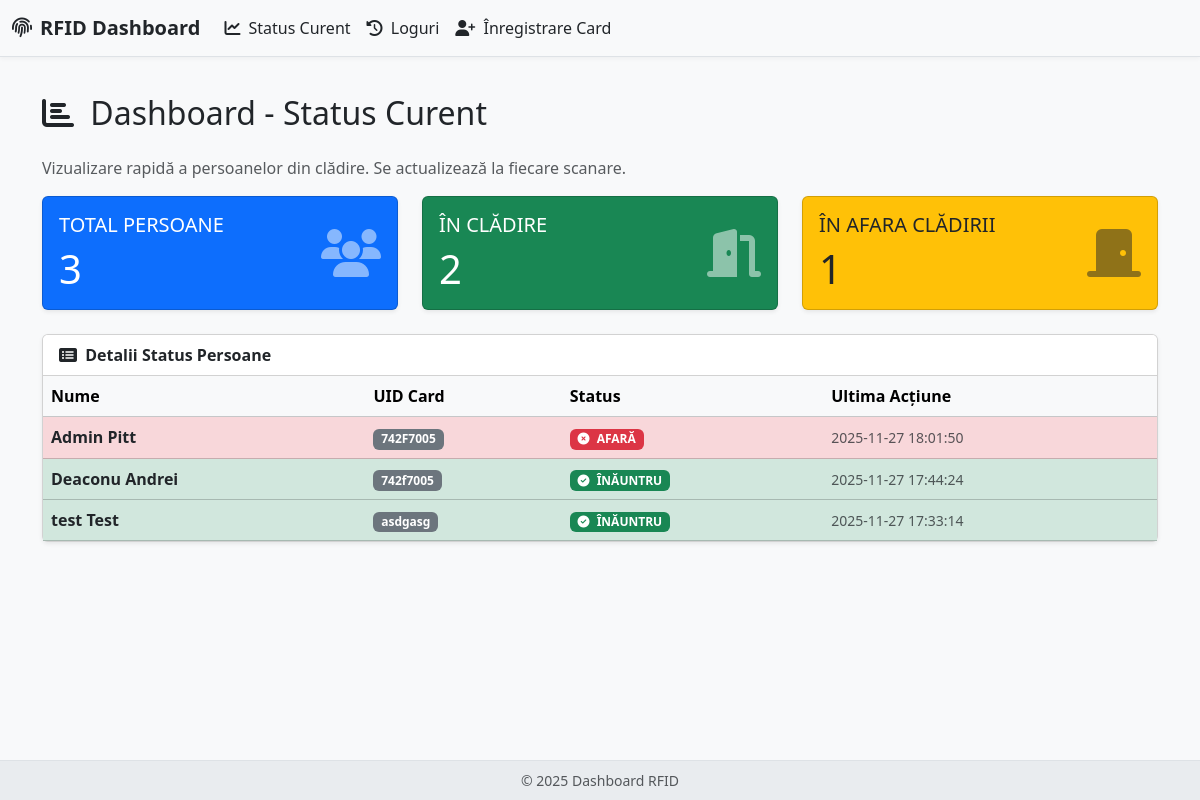
Before: / with the older database file.
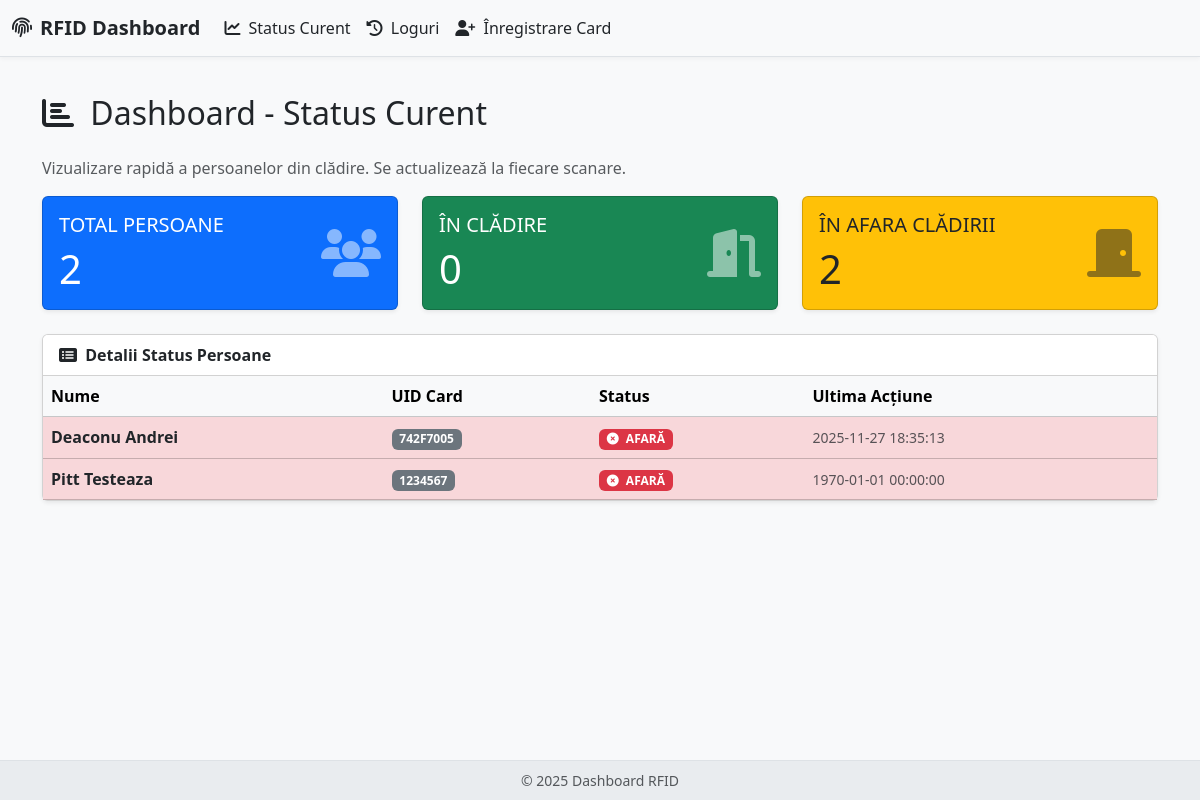
After: the same page with the newer database file.
### app.py (models this page shows, shortened)
class Person(db.Model):
    __tablename__ = 'person'
    id = db.Column(db.Integer, primary_key=True)
    uid_card = db.Column(db.String(50), unique=True, nullable=False)
    first_name = db.Column(db.String(100), nullable=False)
    last_name = db.Column(db.String(100), nullable=False)
    is_inside = db.Column(db.Boolean, default=False)
    last_action_time = db.Column(db.DateTime, default=lambda: datetime(1970, 1, 1, tzinfo=timezone.utc))
    logs = db.relationship('Log', backref='person', lazy=True)

### app.py (the view)
@app.route('/')
def home():
    people = Person.query.order_by(Person.last_name).all()
    message_success = request.args.get('message_success')
    total_people = len(people)
    people_inside = sum(1 for p in people if p.is_inside)
    return render_template('status.html',
                           people=people,
                           total_people=total_people,
                           people_inside=people_inside,
                           message_success=message_success)

### templates/status.html (shortened to what the changed rows need)
{% extends "base.html" %}
{% block content %}
    <h2 class="mb-4"><i class="fas fa-chart-bar me-2"></i> Dashboard - Status Curent</h2>
    <div class="row mb-4">
        {% set total_people = people|length %}
        {% set people_inside = people | selectattr('is_inside', 'equalto', True) | list | length %}
        {% set people_outside = total_people - people_inside %}
        <div class="col-md-4">
            <div class="card text-white bg-primary shadow-sm h-100">
                <div class="card-body">
                    <div class="d-flex justify-content-between align-items-center">
                        <div>
                            <h5 class="card-title text-uppercase fw-light">Total Persoane</h5>
                            <p class="h1 mb-0">{{ total_people }}</p>
                        </div>
                    </div>
                </div>
            </div>
        </div>
        <div class="col-md-4">
            <div class="card text-white bg-success shadow-sm h-100">
                <div class="card-body">
                    <div class="d-flex justify-content-between align-items-center">
                        <div>
                            <h5 class="card-title text-uppercase fw-light">În Clădire</h5>
                            <p class="h1 mb-0">{{ people_inside }}</p>
                        </div>
                    </div>
                </div>
            </div>
        </div>
        <div class="col-md-4">
            <div class="card text-dark bg-warning shadow-sm h-100">
                <div class="card-body">
                    <div class="d-flex justify-content-between align-items-center">
                        <div>
                            <h5 class="card-title text-uppercase fw-light">În Afara Clădirii</h5>
                            <p class="h1 mb-0">{{ people_outside }}</p>
                        </div>
                    </div>
                </div>
            </div>
        </div>
    </div>
    <div class="card shadow-sm">
        <div class="card-body p-0">
            <div class="table-responsive">
                <table class="table table-hover mb-0">
                    <thead class="table-light">
                        <tr>
                            <th>Nume</th> <th>UID Card</th>
                            <th>Status</th>
                            <th>Ultima Acțiune</th>
                        </tr>
                    </thead>
                    <tbody>
                        {% for person in people %}
                        <tr class="{% if person.is_inside %}table-success{% else %}table-danger{% endif %} bg-opacity-10">
                            <td class="fw-bold">
                                <a href="{{ url_for('view_person_profile', person_id=person.id) }}" class="text-decoration-none text-dark">
                                    {{ person.last_name }} {{ person.first_name }}
                                </a>
                            </td>
                            <td><span class="badge bg-secondary">{{ person.uid_card }}</span></td>
                            <td>
                                {% if person.is_inside %}
                                    <span class="badge bg-success"><i class="fas fa-check-circle me-1"></i> ÎNĂUNTRU</span>
                                {% else %}
                                    <span class="badge bg-danger"><i class="fas fa-times-circle me-1"></i> AFARĂ</span>
                                {% endif %}
                            </td>
                            <td>
                                <small class="text-muted">{{ person.last_action_time.strftime('%Y-%m-%d %H:%M:%S') }}</small>
                            </td>
                        </tr>
                        {% endfor %}
                    </tbody>
                </table>
            </div>
        </div>
    </div>
{% endblock %}

Changed rows visible on the page:
removed Person: last_name "Admin", first_name "Pitt", uid_card "742F7005", is_inside False (drawn), last_action_time "2025-11-27 18:01:50"
changed Person "Deaconu": uid_card "742f7005" → "742F7005"; last_action_time "2025-11-27 17:44:24" → "2025-11-27 18:35:13"; is_inside "ÎNĂUNTRU" → "AFARĂ"
changed Person: last_name "test" → "Pitt"; first_name "Test" → "Testeaza"; uid_card "asdgasg" → "1234567"; last_action_time "2025-11-27 17:33:14" → "1970-01-01 00:00:00"; is_inside "ÎNĂUNTRU" → "AFARĂ"
Other visible differences:
{{ total_people }}: "3" → "2"
{{ people_inside }}: "2" → "0"
{{ people_outside }}: "1" → "2"
